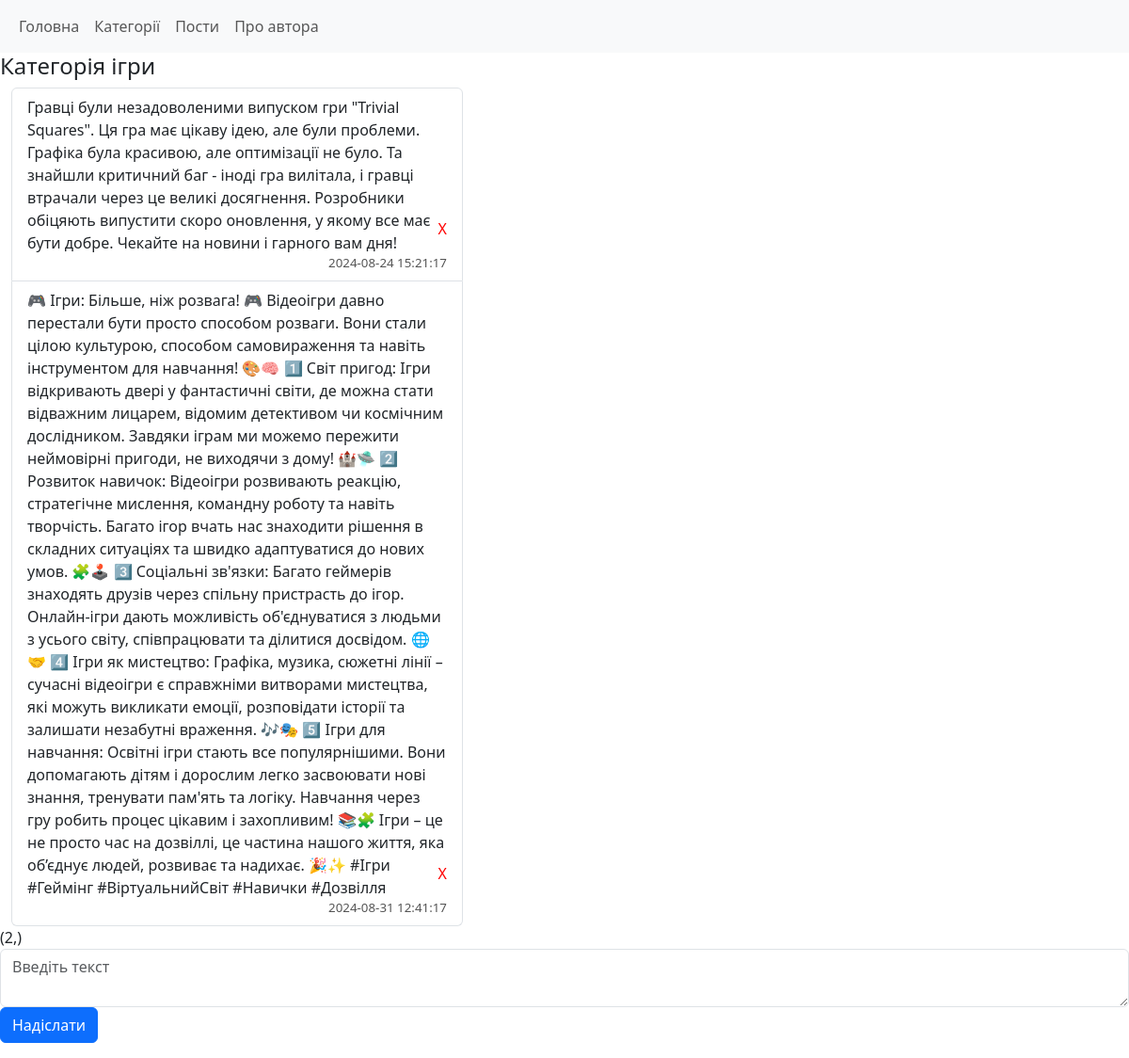
The app's page /post/category/2 with its own data.
### tables this page shows
CREATE TABLE category (id INTEGER PRIMARY KEY AUTOiNCREMENT,
name TEXT
);

CREATE TABLE post (id INTEGER PRIMARY KEY AUTOINCREMENT, category_id INTEGER NOT NULL, text TEXT, datetime DATETIME NOT NULL DEFAULT CURRENT_TIMESTAMP, FOREIGN KEY (category_id) REFERENCES category(id) );

### main.py (the view)
@app.route('/post/category/<id>', methods=["GET", "POST"])
def posts_in_category(id):
    if request.method == "POST":
        post_text = request.form.get("text_input")
        if len(post_text) > 0:
            db.addPosts(id, post_text)
            return redirect(f'/post/category/{id}')
    return render_template("post_categories.html", posts_list=db.getPostsInCategories(id), name=db.getCategoryByID(id)[0], amount=db.getAmount(id))

### db.py (called while the page is built)
def open():
    global conn, cursor
    conn = sqlite3.connect(db_name)
    cursor = conn.cursor()

def close():
    cursor.close()
    conn.close()

def getPostsInCategories(id):
    open()
    cursor.execute("SELECT * FROM post WHERE category_id==?", id)
    result = cursor.fetchall()
    close()
    return result

def getCategoryByID(id):
    open()
    cursor.execute("SELECT name FROM category WHERE id==?", id)
    result = cursor.fetchone()
    close()
    return result

def getAmount(category_id):
    open()
    cursor.execute("SELECT count(id) FROM post WHERE category_id == ?", category_id)
    result = cursor.fetchone()
    close()
    return result

### templates/post_categories.html
{% extends 'base.html' %}
{% block content %}
<h4>Категорія {{name}}</h4>
<div class="posts-list">
   <ul class="list-group">
      {% for p in posts_list %}
      <li class="list-group-item">
         {{ p[2] }}
         <span class="delete">
            <a href="/post/delete/{{ p[0] }}">X</a>
         </span>
         <span class="date">{{ p[3] }}</span>
      </li>
      {% endfor %}
   </ul>
</div>
{{ amount }}
<div class="mb-3">
   <form method="post">
      <textarea type="text" name="text_input" placeholder="Введіть текст" id="1" class="form-control"></textarea>
      <input type="submit" name="submit" value="Надіслати" id="2" class="btn btn-primary">
   </form>
</div>
{% endblock %}

### static/style.css (style rules this page uses)
body { background: #FFFFFF }
.posts-list { margin-left: 1%; width: 40% }
.date { font-size: smaller; color: #555; float: right; }
.delete { position: relative; bottom: 15px; float: right; }
.delete a { color: red; text-decoration: none; }

### records on screen
category: name "ігри"
post: text "Гравці були незадоволеними випуском гри \"Trivial Squares\". Ця гра має цікаву ідею, але були проблеми. Графіка була красивою, але оптимізації не було. Та знайшли критичний баг - іноді гра вилітала, і гравці втрачали через це великі досягнення. Розробники обіцяють випустити скоро оновлення, у якому все має бути добре. Чекайте на новини і гарного вам дня!", datetime "2024-08-24 15:21:17"
post: text "🎮 Ігри: Більше, ніж розвага! 🎮 Відеоігри давно перестали бути просто способом розваги. Вони стали цілою культурою, способом самовираження та навіть інструментом для навчання! 🎨🧠 1️⃣ Світ пригод: Ігри відкривають двері у фантастичні світи, де можна стати відважним лицарем, відомим детективом чи космічним дослідником. Завдяки іграм ми можемо пережити неймовірні пригоди, не виходячи з дому! 🏰🛸 2️⃣ Розвиток навичок: Відеоігри розвивають реакцію, стратегічне мислення, командну роботу та навіть творчість. Багато ігор вчать нас знаходити рішення в складних ситуаціях та швидко адаптуватися до нових умов. 🧩🕹️ 3️⃣ Соціальні зв'язки: Багато геймерів знаходять друзів через спільну пристрасть до ігор.…", datetime "2024-08-31 12:41:17"

### other values on screen
{{ amount }} "(2,)"
